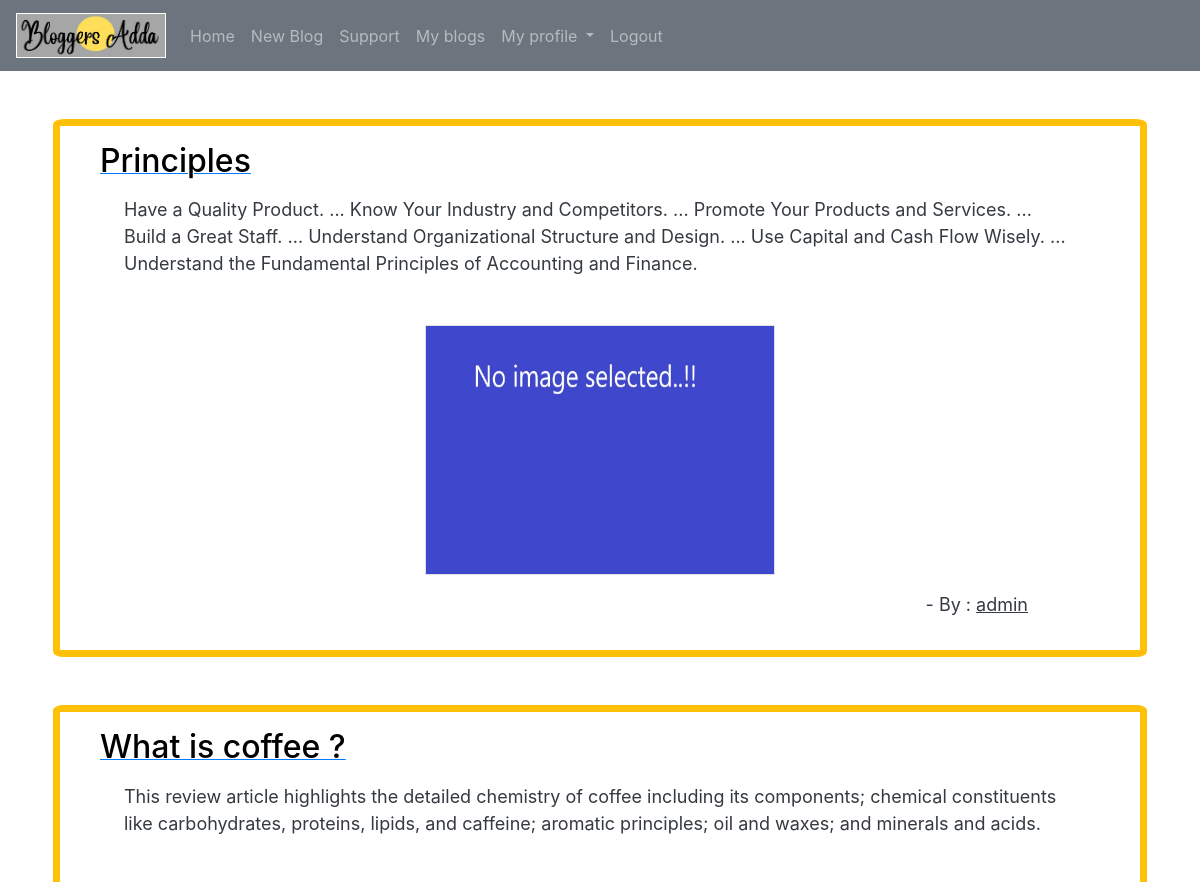
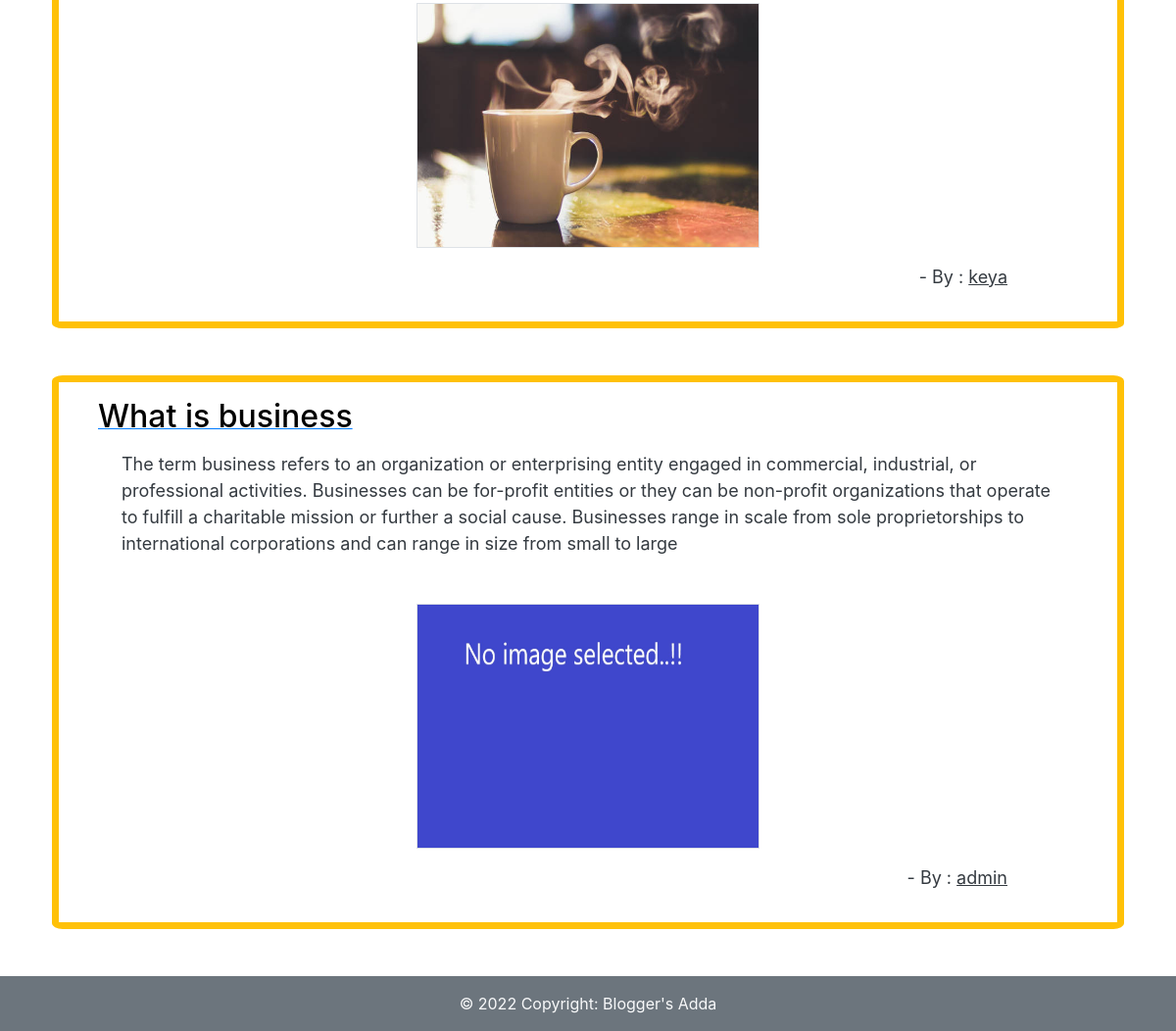
/allblogs/, run on the app's committed database (2 pictures, top to bottom).
### myapp/models.py (models this page shows, shortened)
class Blog(models.Model):
    author = models.ForeignKey(User,on_delete=models.CASCADE,default=None)
    category = models.ForeignKey(Category,on_delete=models.CASCADE)
    title = models.CharField(max_length=100)
    content = models.TextField()
    img = models.ImageField(upload_to='images/',null=True,blank=True,default='images/defaultimg.jpg')
    like = models.ManyToManyField(User, related_name='blogpost_like',blank=True)

### myapp/views.py (the view)
# urls.py: path('allblogs/',all_blogs,name='all_blogs'),
def all_blogs(request):
    data=Blog.objects.order_by('-id')
    return render(request,'blogs.html',{'all_data':data,})

### myapp/templates/blogs.html
{% extends 'header.html' %}
{% block my_blogs %}
        <div class="container">
            {% for blog in all_data%}
                <div class="mx-2 mt-5 px-3 pt-3 pb-3 mt-5 mb-5 text-dark" style="border:solid #ffc107 7px; border-radius: 1%;">
                    <a href="{% url 'blog_detail' blog.id %}"><u><h2 style="display: inline; color: black;" class="ml-4">{{blog.title}}</h2></u></a>
                    <div class="mx-5 mt-3">
                        <p style="font-size: 1.5vw;">{{blog.content}}</p>
                        <div class="text-center mt-5">
                            <img class="border border-1" src="{{blog.img.url}}" width="350vw" height="250vw">
                        </div>
                        <p class="mt-3 text-right mr-5" style="font-size: 1.5vw;">- By : <u>{{blog.author}}</u></p>
                    </div>
                </div>
            {% endfor %}
        </div>
{% endblock my_blogs %}

### data on the page
Blog: title "Principles", content "Have a Quality Product. ... Know Your Industry and Competitors. ... Promote Your Products and Services. ... Build a Great Staff. ... Understand Organizational Structure and Design. ... Use Capital and Cash Flow Wisely. ... Understand the Fundamental Principles of Accounting and Finance.", img (placeholder picture), author "admin"
Blog: title "What is coffee ?", content "This review article highlights the detailed chemistry of coffee including its components; chemical constituents like carbohydrates, proteins, lipids, and caffeine; aromatic principles; oil and waxes; and minerals and acids.", img (picture), author "keya"
Blog: title "What is business", content "The term business refers to an organization or enterprising entity engaged in commercial, industrial, or professional activities. Businesses can be for-profit entities or they can be non-profit organizations that operate to fulfill a charitable mission or further a social cause. Businesses range in scale from sole proprietorships to international corporations and can range in size from small to large", img (placeholder picture), author "admin"
